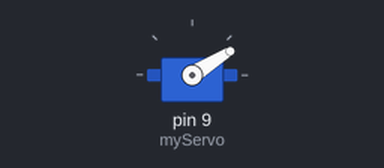
Simulated run of this sketch. Board: Arduino Uno, built with avr-gcc and run on an emulated ATmega328P. Shown: servo.

Above: at 0.05 s.
At 0.85 s:
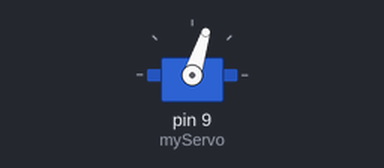
At 1.7 s:
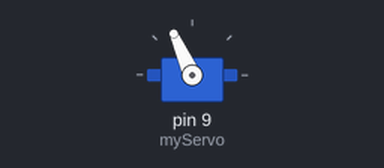
At 3.35 s:
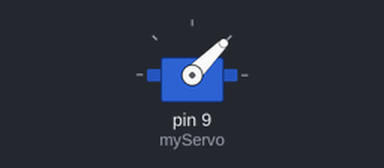
Timing chart, 0 to 8.4 s (numbered marks = the images above):
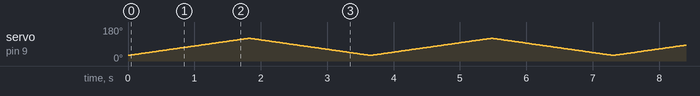

The sketch:

Servo_30_120_Degree.ino
```cpp
#include <Servo.h>
Servo myServo;
void setup()
{
  myServo.attach(9);
}
void loop()
{
  for(int angle = 30; angle <= 120; angle++)
  {
    myServo.write(angle);
    delay(20);
  }
  for(int angle = 120; angle >= 30; angle--)
  {
    myServo.write(angle);
    delay(20);
  }
}
```
